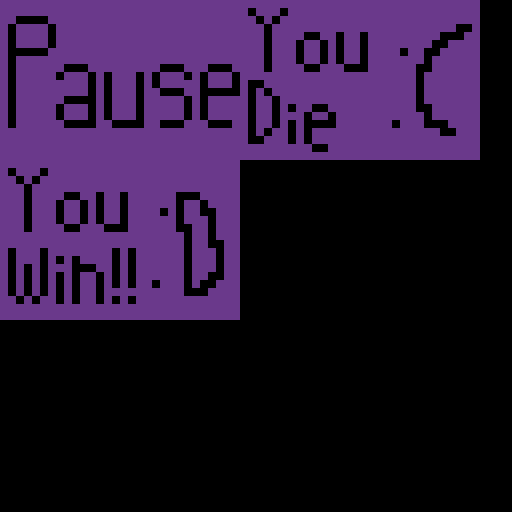

Below is a game level as drawn by its tile map, then a one-line description and the .tmx that defines it (tile-layer data replaced by summaries):
An orthogonal 64x64 tile map with 8x8 px tiles, 1 tile layer (Tile Layer 1).

<map version="1.9" tiledversion="1.9.2" orientation="orthogonal" renderorder="right-down" width="64" height="64" tilewidth="8" tileheight="8" infinite="0" nextlayerid="2" nextobjectid="1">
 <editorsettings>
  <export target="tilemapMenuTwo.c" format="gba" />
 </editorsettings>
 <tileset firstgid="1" source="tileset.tsx" />
 <layer id="1" name="Tile Layer 1" width="64" height="64">
  <data>[4096 cells, 1800 non-empty, 2 distinct tile ids]</data>
 </layer>
</map>
